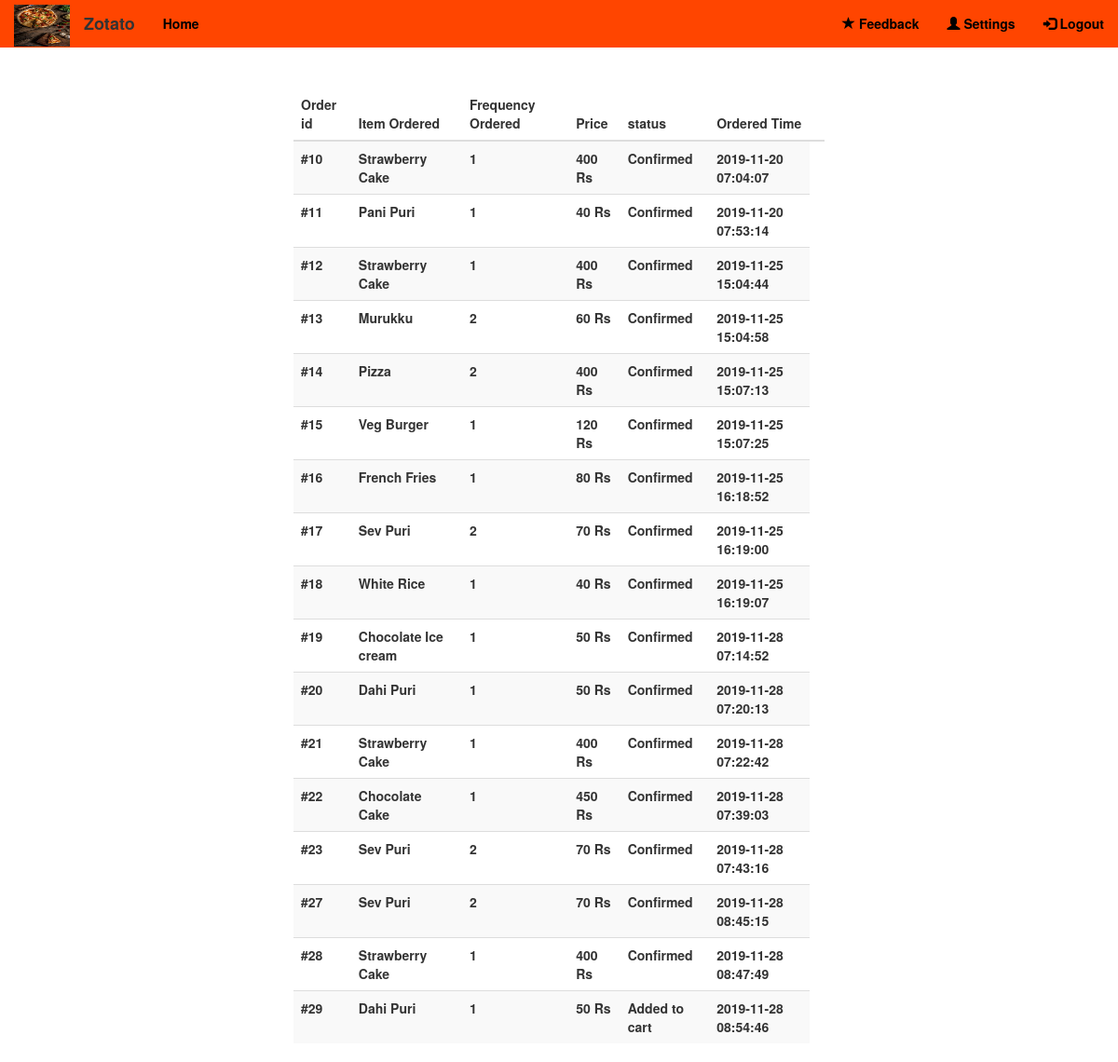
The page /history.php (signed in) on the database its author committed.
### tables this page shows
CREATE TABLE `orders` (
  `order_id` int(255) NOT NULL,
  `items_ordered` varchar(255) NOT NULL,
  `frequency_ordered` int(255) NOT NULL,
  `price` int(255) NOT NULL,
  `item_code` int(255) NOT NULL,
  `customer_id` int(255) NOT NULL,
  `status` enum('Confirmed','Added to cart','Cancelled') NOT NULL,
  `ordered_time` timestamp NOT NULL DEFAULT current_timestamp(),
  `bill_id` int(255) DEFAULT NULL
);

### history.php (the view, shortened to what this page needs)
<?php
require("includes/common.php");
?>
<!DOCTYPE html>
<html lang="en">
    <head>
        <link rel="stylesheet" href="style.css" type="text/css"/>
         <link rel="stylesheet" href="https://maxcdn.bootstrapcdn.com/bootstrap/3.3.7/css/bootstrap.min.css" >
    </head>
	<body>
		<div class="header">
            <nav class="navbar  navbar-fixed-top" style="background-color: orangered">
  <div class="container-fluid">
     <div class="navbar-header">
	<div  class="navbar-brand" style="padding-top:5px"><img src="img/snacks.jpg" height="45" width="60" > </div>
        <DIV  class="navbar-brand" ><b>Zotato</b></DIV>
    </div>
      <ul class="nav navbar-nav">
          <li ><a href="success.php"style="color:#000000">Home</a></li>
      </ul>
    <ul class="nav navbar-nav navbar-right">
		  <?php
                if (isset($_SESSION['email'])) {
                    ?>
                    <li><a href = "feedback.php"><span class = "glyphicon glyphicon-star" style="color:#000000"></span><span class="icon-text" style="color:#000000"> Feedback</span> </a></li>
        <li><a href = "settings.php"><span class = "glyphicon glyphicon-user"style="color:#000000"></span><span class="icon-text" style="color:#000000"> Settings</span></a></li>
        <li><a href = "logout_script.php"><span class = "glyphicon glyphicon-log-in" style="color:#000000"></span><span class="icon-text" style="color:#000000"> Logout</span></a></li>
                        <?php
                    }
                    ?>
    </ul>
  </div>
</nav>
</div>
	<div class="container-fluid" id="content">
            <div class="row decor_bg">
                <div class="col-md-6 col-md-offset-3">
                    <table class="table table-striped">
                        <?php
                        $query = "SELECT * FROM orders where customer_id=".$_SESSION['customer_id'];
                        $result = mysqli_query($con, $query)or die($mysqli_error($con));
                               ?>
                         <br><br>
                            <thead style="margin-top: 50px">
                                <tr>
                                    <th>Order id</th>
                                    <th>Item Ordered</th>
                                    <th>Frequency Ordered</th>
                                    <th>Price</th>
                                    <th>status</th>
                                    <th>Ordered Time</th>
                                    <th></th>
                                </tr>
                            </thead>
                            <tbody>
              <?php  while ($row = mysqli_fetch_array($result)) {
                    echo "<tr><td>" . "#" . $row['order_id'] . "</td><td>" . $row['items_ordered'] . "</td><td>". $row['frequency_ordered'] . "</td><td>". $row['price'] . " Rs</td><td>".$row['status']."</td><td>" . $row['ordered_time'] . "</td></tr>";
                                    }
                                ?>
                            </tbody>
                    </table>
                </div>
            </div>
        </div>
	</body>
</html>

### style.css (style rules this page uses)
body, html { width: 100%; height: 100%; }
body { padding-top:100px; }
body { background: linear-gradient(#10416b, black); }
body, h1, h2, h3, h4, h5, h6 { font-family: "Lato","Helvetica Neue",Helvetica,Arial,sans-serif; font-weight: 700; }
#content { min-height: 600px; }
.navbar-brand { font-size:20px; }
* { margin: 0; padding: 0; }
html { overflow-y: scroll; }
html, body { padding-top: 27px; background: center no-repeat fixed url('img/download.jfif'); background-size: cover; background: #EEEEEE; width: 100%; }

### rows shown on the page
orders: order_id "10", items_ordered "Strawberry Cake", frequency_ordered "1", price "400", status "Confirmed", ordered_time "2019-11-20 07:04:07"
orders: order_id "11", items_ordered "Pani Puri", frequency_ordered "1", price "40", status "Confirmed", ordered_time "2019-11-20 07:53:14"
orders: order_id "12", items_ordered "Strawberry Cake", frequency_ordered "1", price "400", status "Confirmed", ordered_time "2019-11-25 15:04:44"
orders: order_id "13", items_ordered "Murukku", frequency_ordered "2", price "60", status "Confirmed", ordered_time "2019-11-25 15:04:58"
orders: order_id "14", items_ordered "Pizza", frequency_ordered "2", price "400", status "Confirmed", ordered_time "2019-11-25 15:07:13"
orders: order_id "15", items_ordered "Veg Burger", frequency_ordered "1", price "120", status "Confirmed", ordered_time "2019-11-25 15:07:25"
orders: order_id "16", items_ordered "French Fries", frequency_ordered "1", price "80", status "Confirmed", ordered_time "2019-11-25 16:18:52"
orders: order_id "17", items_ordered "Sev Puri", frequency_ordered "2", price "70", status "Confirmed", ordered_time "2019-11-25 16:19:00"
orders: order_id "18", items_ordered "White Rice", frequency_ordered "1", price "40", status "Confirmed", ordered_time "2019-11-25 16:19:07"
orders: order_id "19", items_ordered "Chocolate Ice cream", frequency_ordered "1", price "50", status "Confirmed", ordered_time "2019-11-28 07:14:52"
orders: order_id "20", items_ordered "Dahi Puri", frequency_ordered "1", price "50", status "Confirmed", ordered_time "2019-11-28 07:20:13"
orders: order_id "21", items_ordered "Strawberry Cake", frequency_ordered "1", price "400", status "Confirmed", ordered_time "2019-11-28 07:22:42"
orders: order_id "22", items_ordered "Chocolate Cake", frequency_ordered "1", price "450", status "Confirmed", ordered_time "2019-11-28 07:39:03"
orders: order_id "23", items_ordered "Sev Puri", frequency_ordered "2", price "70", status "Confirmed", ordered_time "2019-11-28 07:43:16"
orders: order_id "27", items_ordered "Sev Puri", frequency_ordered "2", price "70", status "Confirmed", ordered_time "2019-11-28 08:45:15"
orders: order_id "28", items_ordered "Strawberry Cake", frequency_ordered "1", price "400", status "Confirmed", ordered_time "2019-11-28 08:47:49"
orders: order_id "29", items_ordered "Dahi Puri", frequency_ordered "1", price "50", status "Added to cart", ordered_time "2019-11-28 08:54:46"
